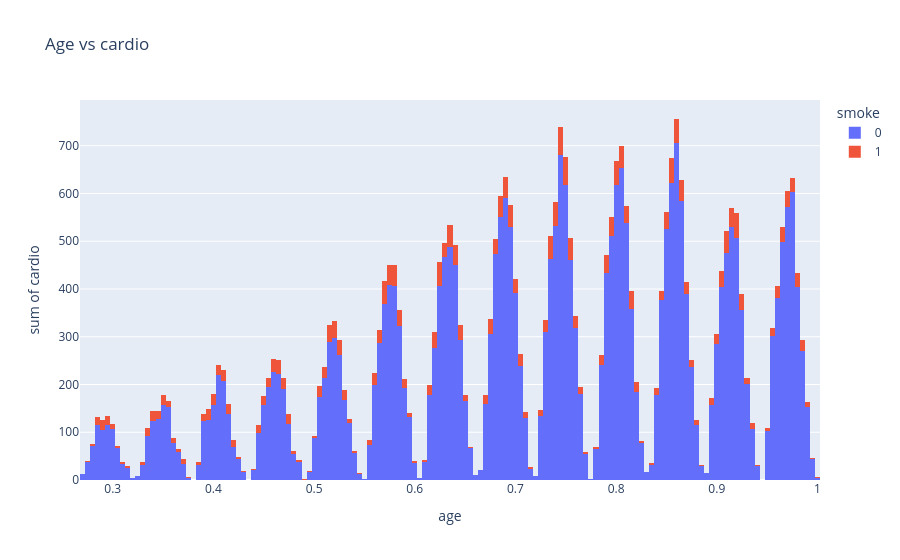

Write notebook code for a chart like this one.
### Code cell
px.histogram(title= "Age vs cardio" , data_frame= cardiac_failure , x = 'age',
y= 'cardio' , color='smoke')

### Figure 1 — Plotly figure (JSON) as saved in the notebook; plotly's stock layout.template omitted (floating-point values rounded to 4 significant figures; data arrays with more than 128 entries replaced by an {"elided": "..."} marker saying what was removed)
{"data": [{"bingroup": "x", "histfunc": "sum", "hovertemplate": "smoke=0<br>age=%{x}<br>sum of cardio=%{y}<extra></extra>", "legendgroup": "0", "marker": {"color": "#636efa", "pattern": {"shape": ""}}, "name": "0", "orientation": "v", "showlegend": true, "type": "histogram", "x": {"elided": "63831 float values"}, "xaxis": "x", "y": {"elided": "63831 int values"}, "yaxis": "y"}, {"bingroup": "x", "histfunc": "sum", "hovertemplate": "smoke=1<br>age=%{x}<br>sum of cardio=%{y}<extra></extra>", "legendgroup": "1", "marker": {"color": "#EF553B", "pattern": {"shape": ""}}, "name": "1", "orientation": "v", "showlegend": true, "type": "histogram", "x": {"elided": "6169 float values"}, "xaxis": "x", "y": {"elided": "6169 int values"}, "yaxis": "y"}], "layout": {"barmode": "relative", "legend": {"title": {"text": "smoke"}, "tracegroupgap": 0}, "title": {"text": "Age vs cardio"}, "xaxis": {"anchor": "y", "domain": [0, 1], "title": {"text": "age"}}, "yaxis": {"anchor": "x", "domain": [0, 1], "title": {"text": "sum of cardio"}}}}
